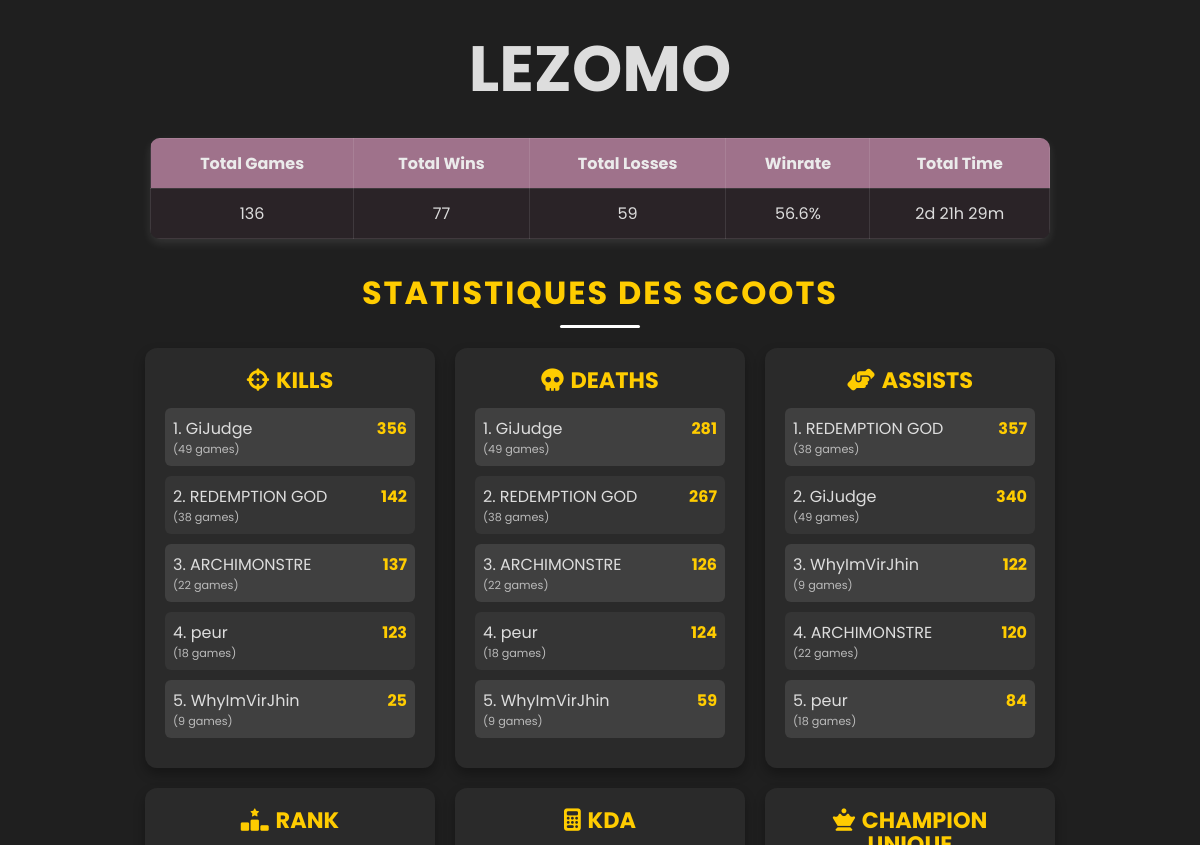
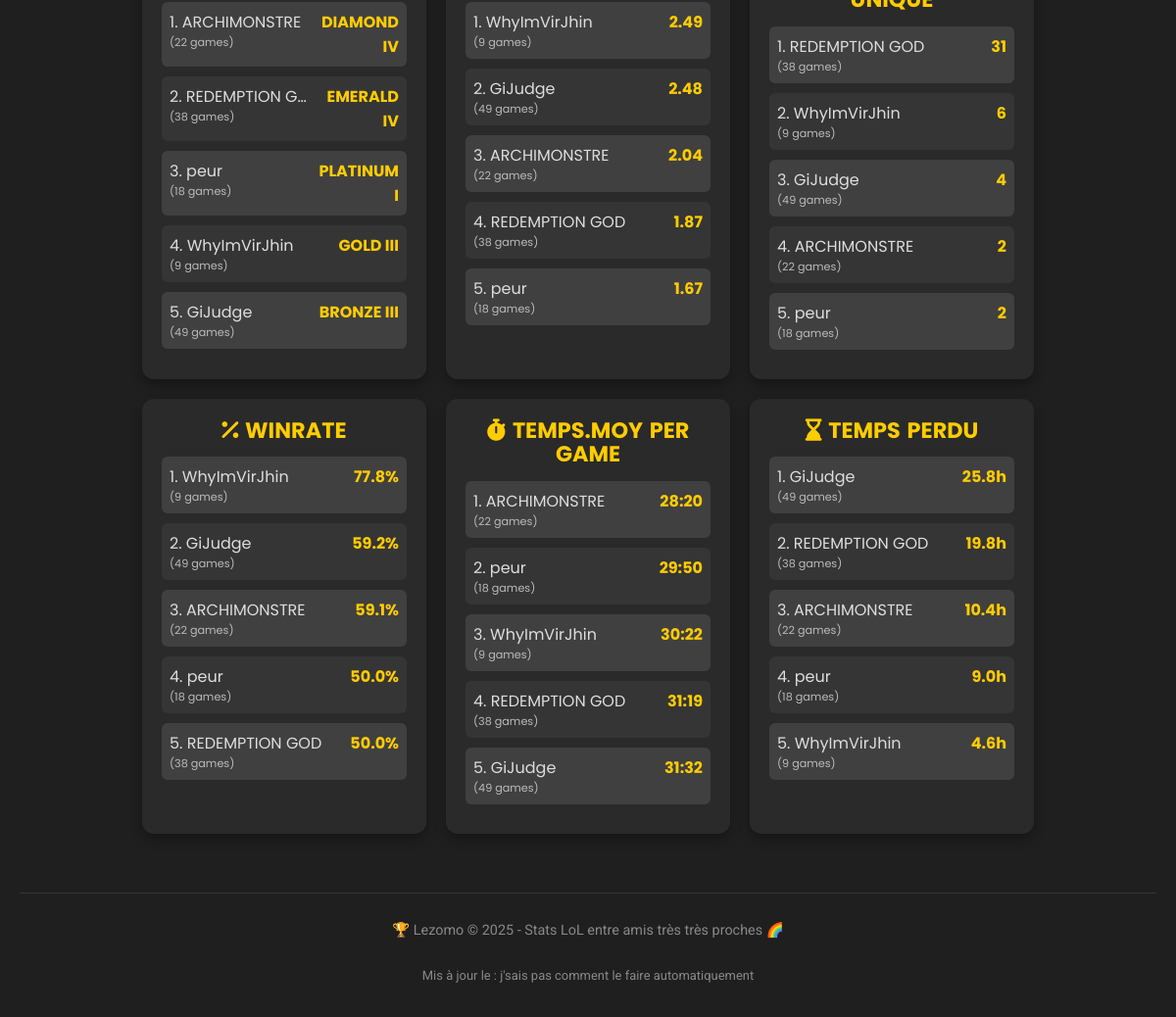
Before: / with the older database file (2 pictures, top to bottom).
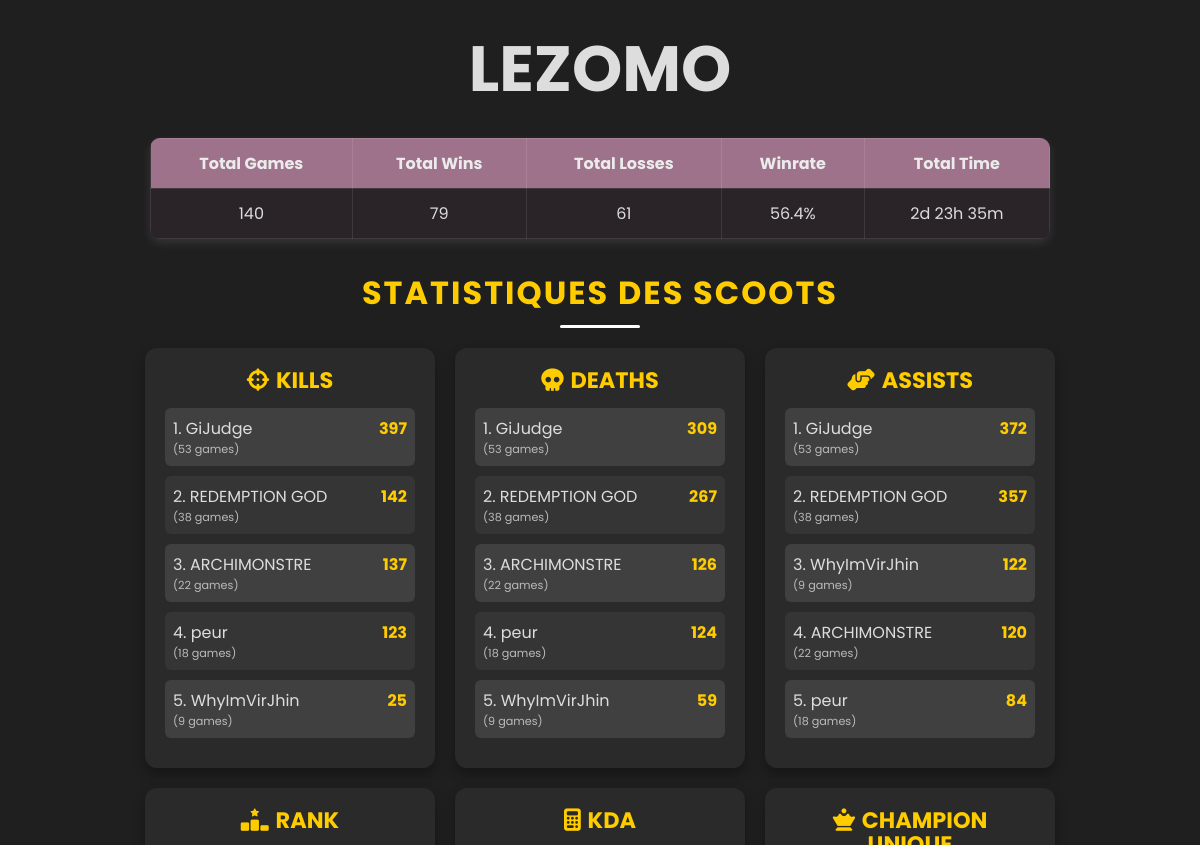
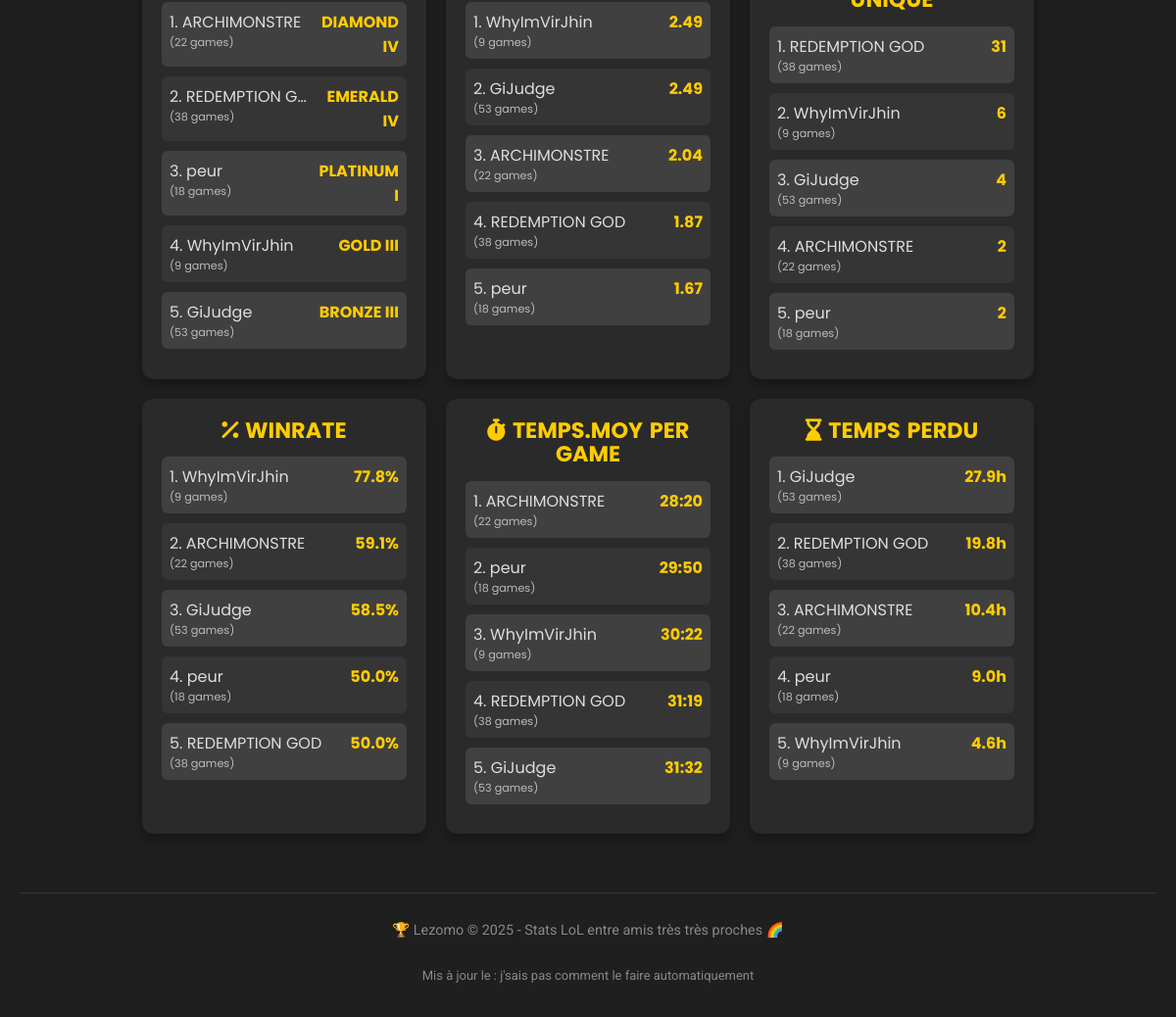
After: the same page with the newer database file (2 pictures, top to bottom).
### tables this page shows
CREATE TABLE players (
            player_id TEXT PRIMARY KEY,
            game_name TEXT,
            tag_line TEXT,
            puuid TEXT,
            summoner_id TEXT,
            summoner_level INTEGER,
            rank TEXT,
            tier TEXT,
            league_points INTEGER,
            wins INTEGER,
            losses INTEGER,
            winrate REAL,
            total_ranked_games INTEGER
        );

### app/flask_app.py (the view)
@app.route("/")
def index():
    stats_global = get_global_stats()
    stats_global["formatted_time"] = format_duration(stats_global["total_time"])
    df_players = get_all_players()
    rows = []
    for _, rowp in df_players.iterrows():
        player_id = rowp["player_id"]
        agg = get_player_aggregates(player_id)  # Renvoie kills, deaths, assists, avg_time, time_hours, etc.
        rows.append({
            "player_id": player_id,
            "game_name": rowp["game_name"],
            "rank": rowp["rank"],
            "tier": rowp["tier"],
            "kills": agg["kills"],
            "deaths": agg["deaths"],
            "assists": agg["assists"],
            "winrate": agg["winrate"],
            "total_games": agg["total_games"],
            "avg_time": agg["avg_time"],
            "time_hours": agg["time_hours"],
            "unique_champions": agg["unique_champions"],
        })
    df_all = pd.DataFrame(rows)
    top_kills = df_all.sort_values("kills", ascending=False).head(6).to_dict(orient="records")
    top_deaths = df_all.sort_values("deaths", ascending=False).head(6).to_dict(orient="records")
    top_assists = df_all.sort_values("assists", ascending=False).head(6).to_dict(orient="records")
    df_all["kda"] = (df_all["kills"] + df_all["assists"]) / df_all["deaths"].replace(0, 1)
    best_kda = df_all.sort_values("kda", ascending=False).head(6).to_dict(orient="records")
    best_winrate = df_all.sort_values("winrate", ascending=False).head(6).to_dict(orient="records")
    lowest_avg_time = df_all.sort_values("avg_time", ascending=True).head(6).to_dict(orient="records")
    best_total_time = df_all.sort_values("time_hours", ascending=False).head(6).to_dict(orient="records")
    most_champions = df_all.sort_values("unique_champions", ascending=False).head(6).to_dict(orient="records")
    df_all["rank_score"] = df_all.apply(lambda row: get_rank_score(row), axis=1)
    best_rank = df_all.sort_values("rank_score", ascending=True).head(6).to_dict(orient="records")
    return render_template(
        "rankings.html",
        stats=stats_global,
        most_kills_list=top_kills,
        most_deaths_list=top_deaths,
        most_assists_list=top_assists,
        best_kda_list=best_kda,
        best_winrate_list=best_winrate,
        lowest_avg_time_list=lowest_avg_time,
        best_total_time_list=best_total_time,
        most_champions_list=most_champions,
        best_rank_list=best_rank,
)

### app/data_manager.py (called while the page is built)
def get_global_stats():
    conn = sqlite3.connect(DB_PATH)
    cursor = conn.cursor()
    cursor.execute("SELECT COUNT(*) FROM matches")
    row = cursor.fetchone()
    total_games = row[0] if row and row[0] else 0
    cursor.execute("SELECT COUNT(*) FROM matches WHERE win=1")
    row2 = cursor.fetchone()
    total_wins = row2[0] if row2 and row2[0] else 0
    total_losses = total_games - total_wins
    cursor.execute("SELECT SUM(game_duration) FROM matches")
    row3 = cursor.fetchone()
    total_time = row3[0] if row3 and row3[0] else 0
    conn.close()
    if total_games > 0:
        global_winrate = (total_wins / total_games) * 100
    else:
        global_winrate = 0
    return {
        "total_games": total_games,
        "total_wins": total_wins,
        "total_losses": total_losses,
        "global_winrate": global_winrate,
        "total_time": total_time
    }

### app/flask_app.py (called while the page is built)
def get_rank_score(player):
    base = rank_value.get(player["rank"], 10)  # par défaut 10 => UNRANKED
    tier_offset = {
        "I": 0.0,
        "II": 0.25,
        "III": 0.50,
        "IV": 0.75
    }
    offset = tier_offset.get(player["tier"], 0)
    return base + offset

def get_all_players():
    conn = sqlite3.connect(DB_PATH)
    df = pd.read_sql_query("SELECT * FROM players", conn)
    conn.close()
    return df

def format_duration(seconds):
    days = seconds // 86400
    remain = seconds % 86400
    hours = remain // 3600
    remain %= 3600
    minutes = remain // 60
    parts = []
    if days > 0:
        parts.append(f"{days}d")
    if hours > 0:
        parts.append(f"{hours}h")
    if minutes > 0:
        parts.append(f"{minutes}m")
    if not parts:
        parts.append("0m")
    return " ".join(parts)

### app/templates/rankings.html (shortened to what this page needs)
<!DOCTYPE html>
<html lang="fr">
<head>
    <link rel="stylesheet" href="{{ url_for('static', filename='css/styles.css') }}">
    <link rel="stylesheet" href="https://cdnjs.cloudflare.com/ajax/libs/font-awesome/6.5.1/css/all.min.css">
</head>
<body>
    <div class="wave-container">
        <h1 class="wave-text">
            <span>L</span><span>E</span><span>Z</span><span>O</span><span>M</span><span>O</span>
        </h1>
    </div>
    <table class="global-stats">
        <tr>
            <th>Total Games</th>
            <th>Total Wins</th>
            <th>Total Losses</th>
            <th>Winrate</th>
            <th>Total Time</th>
        </tr>
        <tr>
            <td>{{ stats.total_games }}</td>
            <td>{{ stats.total_wins }}</td>
            <td>{{ stats.total_losses }}</td>
            <td>{{ stats.global_winrate|round(1) }}%</td>
            <td>{{ stats.formatted_time }}</td>
        </tr>
    </table>
    <h2>STATISTIQUES DES SCOOTS</h2>
    <div class="container">
        <div class="ranking-box">
            <div class="ranking-title">
                <i class="fa-solid fa-crosshairs"></i> KILLS
            </div>
            {% if most_kills_list %}
                {% for player in most_kills_list %}
                    <div class="player-row">
                        <div class="player-name">
                            {{ loop.index }}. {{ player.game_name }}
                            <div class="games-played">({{ player.total_games }} games)</div>
                        </div>
                        <div class="score">{{ player.kills }}</div>
                    </div>
                {% endfor %}
            {% else %}
                <p>No data</p>
            {% endif %}
        </div>
        <div class="ranking-box">
            <div class="ranking-title">
                <i class="fa-solid fa-skull"></i> DEATHS
            </div>
            {% if most_deaths_list %}
                {% for player in most_deaths_list %}
                    <div class="player-row">
                        <div class="player-name">
                            {{ loop.index }}. {{ player.game_name }}
                            <div class="games-played">({{ player.total_games }} games)</div>
                        </div>
                        <div class="score">{{ player.deaths }}</div>
                    </div>
                {% endfor %}
            {% else %}
                <p>No data</p>
            {% endif %}
        </div>
        <div class="ranking-box">
            <div class="ranking-title">
                <i class="fa-solid fa-handshake-angle"></i> ASSISTS
            </div>
            {% if most_assists_list %}
                {% for player in most_assists_list %}
                    <div class="player-row">
                        <div class="player-name">
                            {{ loop.index }}. {{ player.game_name }}
                            <div class="games-played">({{ player.total_games }} games)</div>
                        </div>
                        <div class="score">{{ player.assists }}</div>
                    </div>
                {% endfor %}
            {% else %}
                <p>No data</p>
            {% endif %}
        </div>
    </div>
    <div class="container">
        <div class="ranking-box rank-box">
            <div class="ranking-title"><i class="fa-solid fa-ranking-star"></i> RANK</div>
            {% for player in best_rank_list %}
                <div class="player-row">
                    <div class="player-name">
                        {{ loop.index }}. {{ player.game_name }}
                        <div class="games-played">({{ player.total_games }} games)</div>
                    </div>
                    <div class="score">{{ player.tier }} {{ player.rank }}</div>
                </div>
            {% endfor %}
        </div>
        <div class="ranking-box">
            <div class="ranking-title">
                <i class="fa-solid fa-calculator"></i> KDA
            </div>
            {% if best_kda_list %}
                {% for player in best_kda_list %}
                    <div class="player-row">
                        <div class="player-name">
                            {{ loop.index }}. {{ player.game_name }}
                            <div class="games-played">({{ player.total_games }} games)</div>
                        </div>
                        {% set ratio = ((player.kills + player.assists) / (player.deaths if player.deaths != 0 else 1)) %}
                        <div class="score">{{ ratio|round(2) }}</div>
                    </div>
                {% endfor %}
            {% else %}
                <p>No data</p>
            {% endif %}
        </div>
        <div class="ranking-box">
            <div class="ranking-title">
                <i class="fa-solid fa-chess-queen"></i> CHAMPION UNIQUE
            </div>
            {% if most_champions_list %}
                {% for player in most_champions_list %}
                    <div class="player-row">
                        <div class="player-name">
                            {{ loop.index }}. {{ player.game_name }}
                            <div class="games-played">({{ player.total_games }} games)</div>
                        </div>
                        <div class="score">{{ player.unique_champions }}</div>
                    </div>
                {% endfor %}
            {% else %}
                <p>No data</p>
            {% endif %}
        </div>
    </div>
    <div class="three-container">
        <div class="ranking-box">
            <div class="ranking-title">
                <i class="fa-solid fa-percent"></i> WINRATE
            </div>
            {% if best_winrate_list %}
                {% for player in best_winrate_list %}
                    <div class="player-row">
                        <div class="player-name">
                            {{ loop.index }}. {{ player.game_name }}
                            <div class="games-played">({{ player.total_games }} games)</div>
                        </div>
                        <div class="score">{{ player.winrate|round(1) }}%</div>
                    </div>
                {% endfor %}
            {% else %}
                <p>No data</p>
            {% endif %}
        </div>
        <div class="ranking-box">
            <div class="ranking-title">
                <i class="fa-solid fa-stopwatch"></i> TEMPS.MOY PER GAME
            </div>
            {% if lowest_avg_time_list %}
                {% for player in lowest_avg_time_list %}
                    <div class="player-row">
                        <div class="player-name">
                            {{ loop.index }}. {{ player.game_name }}
                            <div class="games-played">({{ player.total_games }} games)</div>
                        </div>
                        {% set avg_secs = player.avg_time %}
                        {% set mins = (avg_secs // 60)|int %}
                        {% set secs = (avg_secs % 60)|int %}
                        <div class="score">{{ mins }}:{{ '%02d'|format(secs) }}</div>
                    </div>
                {% endfor %}
            {% else %}
                <p>No data</p>
            {% endif %}
        </div>
        <div class="ranking-box">
            <div class="ranking-title">
                <i class="fa-solid fa-hourglass-end"></i> TEMPS PERDU
            </div>
            {% if best_total_time_list %}
                {% for player in best_total_time_list %}
                    <div class="player-row">
                        <div class="player-name">
                            {{ loop.index }}. {{ player.game_name }}
                            <div class="games-played">({{ player.total_games }} games)</div>
                        </div>
                        <div class="score">
                            {{ player.time_hours|round(1) }}h
                        </div>
                    </div>
                {% endfor %}
            {% else %}
                <p>No data</p>
            {% endif %}
        </div>
    </div>
<footer>
    <p>🏆 Lezomo © 2025 - Stats LoL entre amis très très proches 🌈</p>
    <div class="last-update">
        Mis à jour le : j'sais pas comment le faire automatiquement
    </div>
</footer>
</body>
</html>

### static/css/styles.css (style rules this page uses)
body { font-family: 'Roboto', sans-serif; margin: 20px; background: #1f1f1f; color: #ddd; }
h1, h2 { text-align: center; }
.wave-text span { display: inline-block; font-size: 4rem; animation: wave 2s ease-in-out infinite; font-family: 'Poppins', sans-serif; }
.wave-text span:nth-child(1) { animation-delay: 0s; }
.wave-text span:nth-child(2) { animation-delay: 0.2s; }
.wave-text span:nth-child(3) { animation-delay: 0.4s; }
.wave-text span:nth-child(4) { animation-delay: 0.6s; }
.container, .three-container { display: flex; gap: 20px; justify-content: center; flex-wrap: wrap; margin-bottom: 20px; }
.ranking-box { background: #2a2a2a; border-radius: 12px; padding: 20px; width: 250px; text-align: center; box-shadow: 0px 6px 12px rgba(0, 0, 0, 0.3); transition: transform 0.3s ease-in-out; }
.rank-box .player-name { overflow: hidden; white-space: nowrap; text-overflow: ellipsis; max-width: 65%; }
.rank-box .score { width: 35%; text-align: right; padding-left: 5px; }
.ranking-title { font-size: 1.4em; font-weight: bold; margin-bottom: 15px; color: #ffcc00; text-transform: uppercase; font-family: 'Poppins', sans-serif; }
.player-row { margin: 10px 0; display: flex; justify-content: space-between; padding: 8px; border-radius: 6px; background: rgba(255, 255, 255, 0.05); font-family: 'Poppins', sans-serif; }
.player-name { text-align: left; font-weight: 400; }
.score { font-weight: bold; color: #ffcc00; }
.games-played { font-size: 0.7em; color: #bbb; }
table.global-stats { margin: 20px auto; border-collapse: collapse; width: 80%; max-width: 900px; overflow: hidden; box-shadow: 0px 4px 10px rgba(255, 255, 255, 0.1); background-color: rgba(250, 120, 196, 0.05); border-radius: 10px; font-family: 'Poppins', sans-serif; }
table.global-stats th, table.global-stats td { border: 1px solid rgba(255, 255, 255, 0.1); padding: 12px; text-align: center; }
table.global-stats th { background-color: #e4a1c7a1; color: #ebebeb; font-weight: bold; }
.player-row:nth-child(odd) { background: rgba(255, 255, 255, 0.05); }
.player-row:nth-child(even) { background: rgba(255, 255, 255, 0.1); }
.player-row { transition: background 0.3s, transform 0.2s; }
.ranking-title { word-wrap: break-word; hyphens: auto; line-height: 1.1em; padding: 0 5px; word-spacing: 2px; }
footer { text-align: center; margin-top: 40px; padding: 15px; font-size: 0.9em; color: #888; border-top: 1px solid rgba(255,255,255,0.1); }
body { animation: fadeIn 1s ease-in; }
.last-update { font-size: 0.9em; color: #888; text-align: center; margin-top: 30px; }
h2 { font-family: 'Poppins', sans-serif; color: #ffcc00; font-size: 2em; text-align: center; text-transform: uppercase; letter-spacing: 2px; margin: 30px 0 20px; position: relative; }
h2::after { content: ''; display: block; width: 80px; height: 3px; background-color: #ffffff; margin: 8px auto 0; border-radius: 2px; }

Changed rows visible on the page:
changed players "GiJudge": total_games "49" → "53"; kills "356" → "397"; deaths "281" → "309"; assists "340" → "372"; ratio "2.48" → "2.49"; winrate "59.2" → "58.5"; time_hours "25.8" → "27.9"; moves up the list
shown differently, row unchanged: players "ARCHIMONSTRE": moves up the list
Other visible differences:
{{ stats.total_games }}: "136" → "140"
{{ stats.total_wins }}: "77" → "79"
{{ stats.total_losses }}: "59" → "61"
{{ stats.global_winrate|round(1) }}: "56.6" → "56.4"
{{ stats.formatted_time }}: "2d 21h 29m" → "2d 23h 35m"
